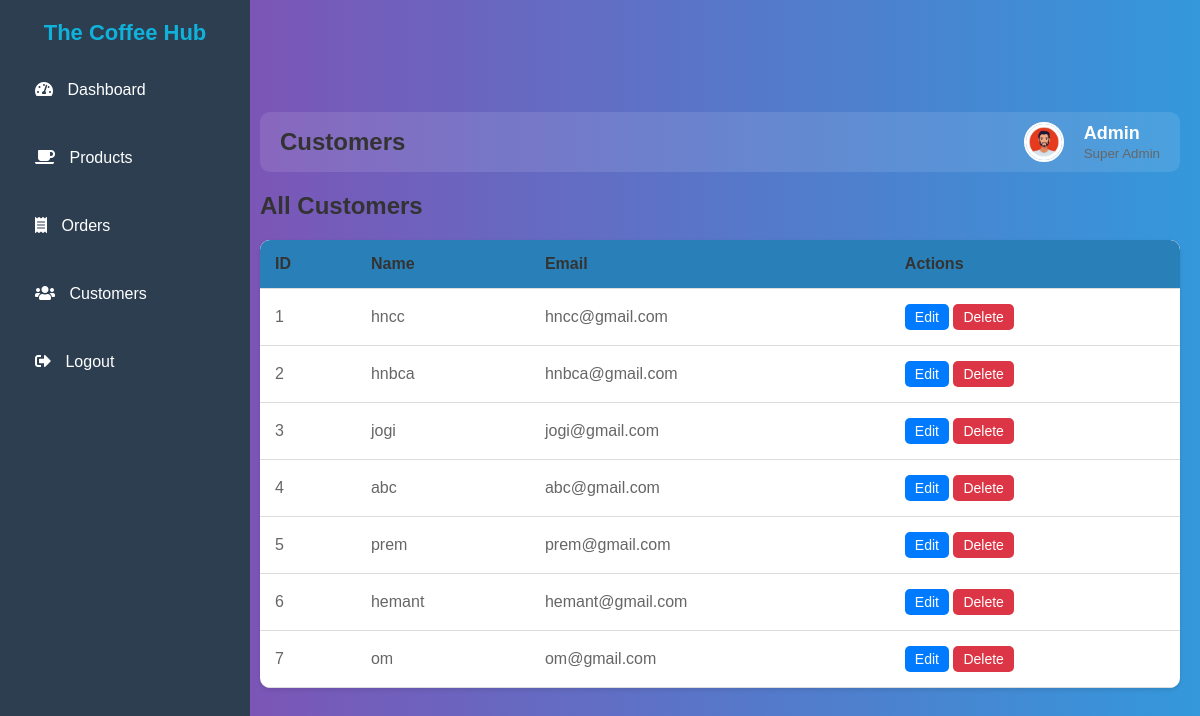
/Customers.php, run on an earlier commit of the app's database.
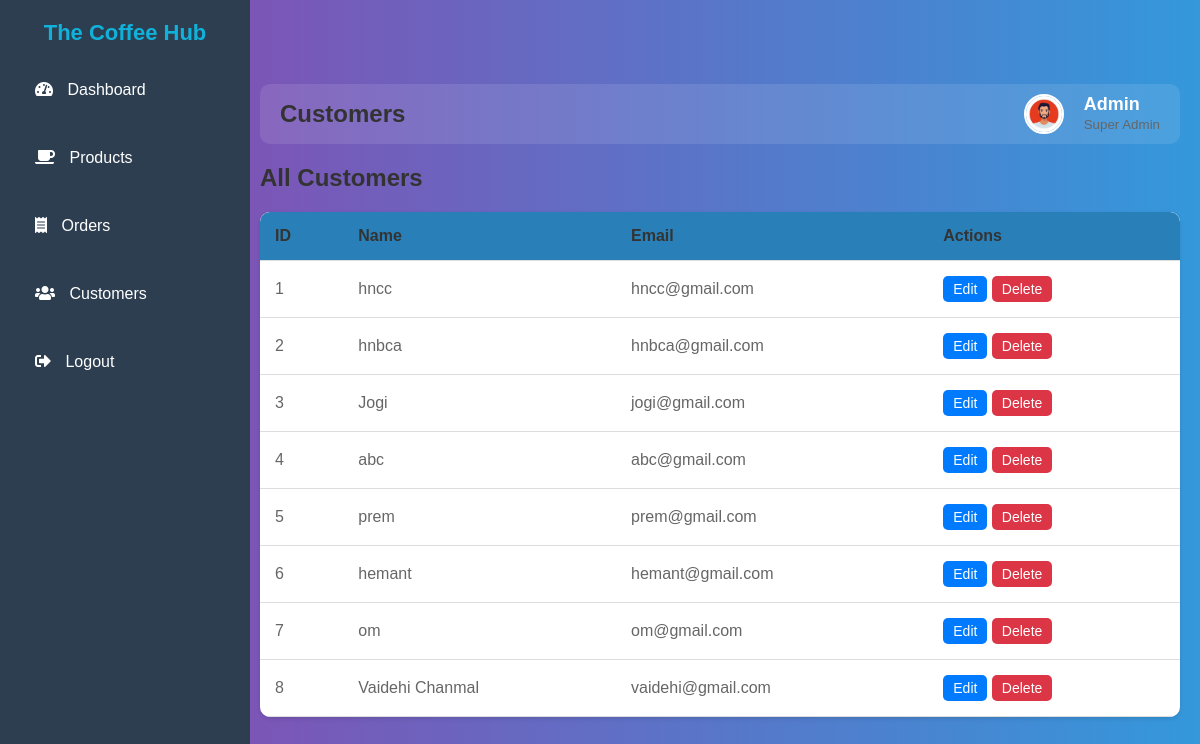
And on a later commit of the database.
### tables this page shows
CREATE TABLE IF NOT EXISTS `usertable` (
  `User_id` int NOT NULL AUTO_INCREMENT,
  `user_name` varchar(255) NOT NULL,
  `email` varchar(255) NOT NULL,
  `password` varchar(255) NOT NULL,
  `phone_no` varchar(15) NOT NULL,
  PRIMARY KEY (`User_id`)
);

### Customers.php (the view, shortened to what this page needs)
<?php
include 'db_connect.php';
?>
<!DOCTYPE html>
<html lang="en">
<head>
    <link rel="stylesheet" href="admin.css">
    <link rel="stylesheet" href="https://cdnjs.cloudflare.com/ajax/libs/font-awesome/5.15.4/css/all.min.css">
</head>
<body>
    <div class="sidebar">
        <h2>The Coffee Hub</h2>
        <ul>
            <li><a href="Dashbord.php"><i class="fas fa-tachometer-alt"></i> Dashboard</a></li>
            <li><a href="products.php"><i class="fas fa-coffee"></i> Products</a></li>
            <li><a href="orders.php"><i class="fas fa-receipt"></i> Orders</a></li>
            <li><a href="customers.php" class="active"><i class="fas fa-users"></i> Customers</a></li>
            <li><a href="logout.php"><i class="fas fa-sign-out-alt"></i> Logout</a></li>
        </ul>
    </div>
    <div class="main-content">
        <header>
            <h2>Customers</h2>
            <div class="user-wrapper">
                <img src="admin.jpg" alt="Admin" class="admin-profile">
                <div class="user-info">
                    <h4>Admin</h4>
                    <small>Super Admin</small>
                </div>
            </div>
        </header>
        <main>
            <div class="customers-header">
                <h3>All Customers</h3>
            </div>
            <div class="customers-table">
                <table>
                    <thead>
                        <tr>
                            <th>ID</th>
                            <th>Name</th>
                            <th>Email</th>
                            <th>Actions</th>
                        </tr>
                    </thead>
                    <tbody>
                        <?php
                        $result = $conn->query("SELECT * FROM usertable");
                        if ($result->num_rows > 0) {
                            while ($row = $result->fetch_assoc()) {
                                echo "<tr>
                                    <td>{$row['User_id']}</td>
                                    <td>{$row['user_name']}</td>
                                    <td>{$row['email']}</td>
                                    <td>
                                        <button onclick='editCustomer({$row["User_id"]}, \"{$row["user_name"]}\", \"{$row["email"]}\")' class='btn edit-btn'>Edit</button>
                                        <a href='delete_customer.php?id={$row["User_id"]}' onclick='return confirm(\"Are you sure you want to delete this user?\")' class='btn delete-btn'>Delete</a>
                                    </td>
                                </tr>";
                            }
                        } else {
                            echo "<tr><td colspan='4'>No customers found</td></tr>";
                        }
                        ?>
                    </tbody>
                </table>
            </div>
        </main>
    </div>
</body>
</html>

What changed in the data, as far as the page shows it:
changed usertable "jogi@gmail.com": user_name "jogi" → "Jogi"
added usertable: User_id "8", user_name "Vaidehi Chanmal", email "vaidehi@gmail.com"
